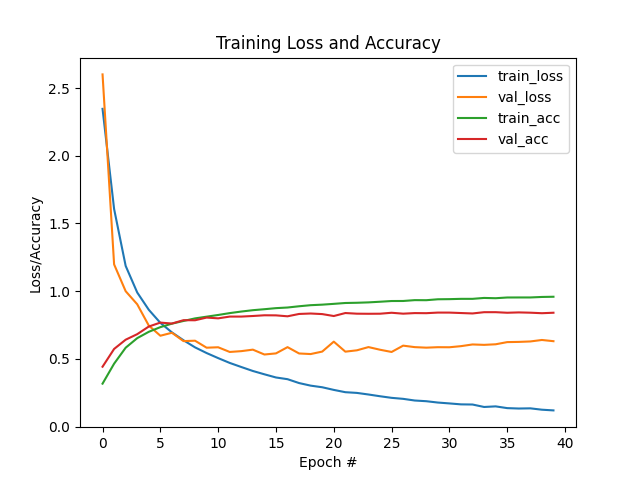

Python code for this plot:
import sys, pathlib

# Append the parent directory of ch07 to sys.path once
project_root = pathlib.Path(__file__).resolve().parents[1]
sys.path.append(str(project_root))

import matplotlib
matplotlib.use("Agg")

from sklearn.preprocessing import LabelBinarizer
from sklearn.metrics import classification_report
from pyimagesearch.nn.conv import VGGNet5
from keras import optimizers
from keras import datasets

import matplotlib.pyplot as plt
import numpy as np
import argparse

# construct the argument parser and parse the argument
ap = argparse.ArgumentParser()
ap.add_argument("-o", "--output", required=True,
                help="Path to the output loss/accuracy plot")
ap.add_argument("-e", "--epochs", type=int, default=10,
                help="Number of training epochs (default: 10)")
args = vars(ap.parse_args())

# grab the mnist data set.
print("[INFO] accessing CIFAR-10 ...")
((trainX, trainY), (testX, testY)) = datasets.cifar10.load_data()

# scale data to range [0, 1]
trainX = trainX.astype("float32") / 255.0
testX  = testX.astype("float32") / 255.0

# convert labes from integers to vectors
lb = LabelBinarizer()
trainY = lb.fit_transform(trainY)
testY = lb.fit_transform(testY) 

# initialize the label names for the CIFAR-10 datasets
labelNames = ["airplane", "automobile", "bird", "cat", "deer", 
    "dog", "frog", "horse", "ship", "truck"]

# initialize the optimizer and model
print("[INFO] compiling model ...")
opt = optimizers.SGD(learning_rate=0.01, weight_decay=0.01/40, momentum=0.9, nesterov=True)
model = VGGNet5.build(width=32, height=32, depth=3, classes=10)
print(model.summary())

model.compile(loss="categorical_crossentropy", optimizer=opt, 
    metrics=["accuracy"])

# get the number of epochs
epochs = args["epochs"]

# train the network
print(f"[INFO] training network for {epochs} epochs ...")
H = model.fit(trainX, trainY, validation_data=(testX, testY), 
    batch_size=32, epochs=epochs, verbose=1)

print("[INFO] evaluating network ...")
predictions = model.predict(testX, batch_size=32)
print(classification_report(testY.argmax(axis=1), 
    predictions.argmax(axis=1), 
    target_names=labelNames))


# plot the training loss and accuracy

plt.figure()
plt.plot(np.arange(0, epochs), H.history["loss"], label="train_loss")
plt.plot(np.arange(0, epochs), H.history["val_loss"], label="val_loss")
plt.plot(np.arange(0, epochs), H.history["accuracy"], label="train_acc")
plt.plot(np.arange(0, epochs), H.history["val_accuracy"], label="val_acc")
plt.title("Training Loss and Accuracy")
plt.xlabel("Epoch #")
plt.ylabel("Loss/Accuracy")
plt.legend()
plt.savefig(args["output"])
